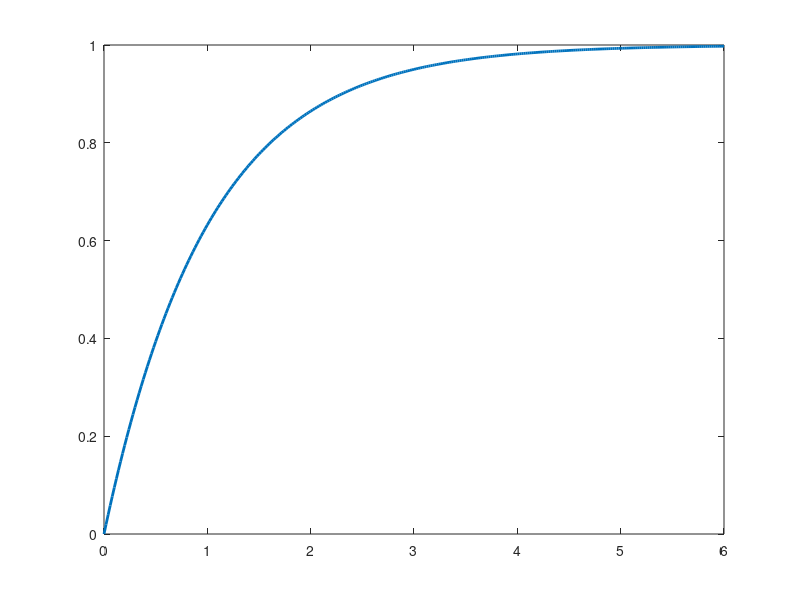

This chart was generated by the following MATLAB code: (Note: this script raises an error after producing the figure.)
%% 2주차 — 모델링: 물리 법칙에서 전달함수까지
% **제어시스템설계** · 충남대학교 자율운항시스템공학과
%
%
% **참고자료 — 먼저 볼 것**
%
% **1. 올해(2026) 수업 — 항상 이 두 곳에 올라옵니다**
%
% | 무엇 | 어디 |
% |---|---|
% | **수업 녹화 영상** | [충남대 제어시스템설계 2026 재생목록](https://youtube.com/playlist?list=PLJYbwklUIAsQ) |
% | **실습 자료 전체** (이 강의노트 포함) | [GitHub — Control-System-Design_Released](https://github.com/wkyouncnu/Control-System-Design_Released) |
%
% 수업이 끝나면 그날 녹화가 재생목록에 올라가고, 자료를 고치면 GitHub 이 곧바로 갱신됩니다.
% **빠진 수업이 있거나 따라가지 못한 곳이 있으면 이 둘을 먼저 보십시오.**
% 강의노트 · 실습 스크립트 · Simulink 모델 · 숙제가 모두 GitHub 에 있습니다.
%
% **2. 담당교수가 직접 한 강의 다섯 과목**
%
% 기초부터 대학원 과정까지 이어지므로 부족한 곳부터 보면 됩니다.
% 이 강의에서 쓰는 기호와 유도는 모두 그 안에서 자세히 다룹니다.
%
% | # | 과목 | 수준 | 언어 | 영상 | 강의자료·코드 |
% |---|---|---|---|---|---|
% | 1 | **제어공학** — 기초. 전달함수, 피드백, 안정도, 근궤적, PID | 학부 | KO | [재생목록](https://youtube.com/playlist?list=PLFaUxNRM4BvJMpF9HZS-Mp8tDv9dTdglk) | [드라이브](https://drive.google.com/drive/folders/1TNIPDNtS_Iy8li-olka5WJslSXDYf0aT) |
% | 2 | **제어시스템설계** — 해석이 아니라 설계. 사양, 루프 성형, 이산 구현 | 학부 | KO | [재생목록](https://youtube.com/playlist?list=PLFaUxNRM4BvIGroZ5rgn7x08F7C79d9WZ) | [드라이브](https://drive.google.com/drive/folders/11m5Xxl_PHJvxgHghLSP-jhCpmRpbvoXh) |
% | 3 | **제어공학특론** — 좌표계, 6자유도 운동방정식, 회전행렬과 오일러각, 선형화 | 대학원 | EN | [재생목록](https://youtube.com/playlist?list=PLFaUxNRM4BvJmvF2ljx4KM5dj1P5jEcw0) | [드라이브](https://drive.google.com/drive/folders/1GUxbbONl916lNd0ggnFnXrNwNkd13-2-) |
% | 4 | **센서신호처리 및 융합** — 센서 모델, 잡음, 추정, 다중센서 융합 | 대학원 | EN | [재생목록](https://youtube.com/playlist?list=PLFaUxNRM4BvK-aP2Gdoyp5-AWvMn7Fo8E) | [드라이브](https://drive.google.com/drive/folders/1MEVJP7TzMcm8w6TZwUjhWJtL34WeNY3u) |
% | 5 | **캡스톤디자인** — 이동체 프로젝트를 처음부터 끝까지 | 학부 | KO | [재생목록](https://youtube.com/playlist?list=PLFaUxNRM4BvLu7L0pDoLzDXTv8mm6rCmj) | [드라이브](https://drive.google.com/drive/folders/1haIQejlJfrdhtOuof-MpffR9ydVscXZS) |
%
% **3. MATLAB 이나 Simulink 가 아직 익숙하지 않다면**
%
% 실습에 들어가기 전에 아래를 먼저 하십시오. 무료이고 각각 몇 시간이면 끝납니다.
%
% | 도구 | 시작할 곳 |
% |---|---|
% | MATLAB | [MATLAB Onramp](https://matlabacademy.mathworks.com/kr/details/matlab-onramp/gettingstarted) · [Core MATLAB Skills](https://matlabacademy.mathworks.com/details/core-matlab-skills/lpmlcms) |
% | Simulink | [Simulink Onramp](https://matlabacademy.mathworks.com/kr/details/simulink-onramp/simulink) · 담당교수 Simulink 강의 [1편](https://youtu.be/a-afHg_fSaU) · [2편](https://youtu.be/070Yn0Hw5a0) |
%
%
%
% 1주차에서 $G(s) = \frac{1}{ms^2+bs+k}$ 를 하늘에서 떨어진 것처럼 유도 없이 받아 썼습니다.
% 이번 주에는 이 물건이 **어디서 오는지**, 그리고 이것만 보고 무엇을 알 수 있는지를 다룹니다.
%
% 오늘의 질문
%
% - 물리 법칙에서 전달함수까지 가는 길은 어떤 단계인가
% - 전달함수를 보면 시스템에 대해 무엇을 알 수 있는가
% - 극점과 영점은 정확히 무엇이고 왜 그렇게 중요한가
% - 전달함수가 표현하지 못하는 것이 있는가
%
% 함께 쓰는 파일
%
% - `W02_01_tf_basics.m` — 전달함수 만들기, 극점과 응답의 대응
% - `W02_02_msd_derivation.m` — 물리에서 전달함수 유도, 극점의 이동
% - `W02_03_run_simulink.m` — Simulink 세 가지 구현 비교
% - `W02_04_ss_tf_conversion.m` — `ss2tf`, `tf2ss` 로 상태공간과 전달함수 오가기
% - `W02_MSD_ThreeWays.slx` — 블록선도 모델
if isempty(which('plant_msd'))   % 경로가 아직 등록 안 되었으면 알아서 잡는다
    p_ = pwd;
    if ~isempty(mfilename('fullpath')), p_ = fileparts(mfilename('fullpath')); end
    for k_ = 1:4
        if isfile(fullfile(p_,'setup_path.m')), run(fullfile(p_,'setup_path.m')); break; end
        p_ = fileparts(p_);
    end
    clear p_ k_
end
clc; close all;
s = tf('s');
%% 0-0. 오늘 돌려 볼 파일
% 강의노트를 읽다가 **직접 값을 바꿔 보고 싶을 때** 여는 파일들입니다.
% 강의노트의 절 번호와 스크립트의 절 번호가 서로 맞도록 만들어 두었습니다.
%
% | 파일 | 실행 결과 | 학습 목표 |
% |---|---|---|
% | `W02_01_tf_basics.m` | 전달함수 만드는 세 가지 방법, 극점·영점 표, `pzmap` | 표기가 달라도 **같은 시스템**이다 |
% | `W02_02_msd_derivation.m` | 댐퍼 $b$ 를 바꿔 가며 극점 이동과 계단응답 | 댐퍼가 극점을 **어디로 옮기는가** |
% | `W02_03_run_simulink.m` | Simulink 세 방식의 결과를 MATLAB 계산과 대조 | 셋이 **완전히 겹친다** |
% | `W02_04_ss_tf_conversion.m` | `ss2tf` 손계산 대조, `tf2ss` 표준형, 세 실현의 출력·상태 비교 | 전달함수는 하나, 상태공간 표현은 **여럿**이다 |
% | `W02_MSD_ThreeWays.slx` | 적분기·전달함수·상태공간을 같은 입력으로 구동 | 같은 것의 **세 가지 표현** |
%
% 실행하는 법 — 파일을 열고 절 안에서 `Ctrl+Enter` 를 누르면 그 절만 돕니다.
% 전체를 돌리려면 `F5` 입니다. 처음 한 번은 `setup_path` 를 먼저 실행하십시오.
%
% 이 강의노트의 그림은 대부분 `make_figures.m` 이 미리 만들어 문서에 박아 둔 것입니다.
% 그림을 고치고 싶으면 그 파일의 해당 함수를 고친 뒤 `make_figures()` 를 다시 돌립니다.
%% 0. 오늘 한 장 요약
% 오늘 하는 일은 이 화살표를 따라가는 것입니다.
%
% $$\text{물리 법칙} \rightarrow \text{미분방정식} \rightarrow
%   \text{라플라스 변환} \rightarrow \text{전달함수}$$
%
% **전달함수**란 "이렇게 넣으면 저렇게 나온다" 를 식 하나로 적어 둔 것입니다.
% 아래 그림에서 상자 $G(s)$ 안에 들어가는 것이 바로 그것입니다.
%
% 오늘의 계단
%
% - **1~5절** 네 단계를 질량-스프링-댐퍼에 적용
% - **6~8절** 극점이 무엇이고 왜 응답을 결정하는가
% - **9~11절** 댐퍼를 바꾸면 극점이 어디로 가는가, 영점은 무슨 일을 하는가
% - **13절** Simulink 로 같은 시스템을 세 가지 방법으로 만들어 겹쳐 보기
%
% 오늘 딱 하나만 기억한다면 이것입니다.
%
% - **극점의 위치가 응답의 모양을 정한다**
% ![개루프 — 출력을 보지 않는다](loop_open.png)
%
% **그림 파일** `loop_open.png` — `common/dg_loop.m` 의 `dg_loop`
%   · 다시 만들려면 `make_figures('loop_open')`
%
% **만드는 곳** — `common/dg_loop.m` 을 `dg_loop('open', ...)` 로 부릅니다
%
% 그림 해석
%
% | 관찰 위치 | 관찰 내용 | 해석 |
% |---|---|---|
% | 왼쪽 $u$ | 우리가 넣는 것 | 오늘은 이것과 $y$ 의 관계만 본다 |
% | 가운데 $G(s)$ 상자 | 플랜트 | **오늘 우리가 만드는 것이 이 상자 하나**다 |
% | 오른쪽 $y$ | 나오는 것 | |
% | 되먹임 선이 **없는 것** | 루프가 안 닫혀 있다 | 전달함수는 **열린 시스템**의 성질이다 |
%
% 1주차에서는 이 그림과 폐루프를 비교했습니다.
% 오늘은 **상자 하나를 어떻게 채우는가**만 봅니다. 되먹임은 다음 주부터입니다.
%% 0-1. 가장 작은 예부터
% 이해를 돕기 위해 제일 쉬운 것부터 봅니다.
%
% $$G(s) = \frac{1}{s+1}$$
%
% 이 전달함수의 극점은 $s = -1$ 하나뿐입니다.
% 극점이 하나면 응답도 아주 단순합니다. 단조롭게 올라가 멈춥니다.
G_tiny = 1/(s+1);
pole(G_tiny)         % 극점 하나
dcgain(G_tiny)       % DC 이득. 천천히 넣으면 그대로 나온다
t0 = (0:0.02:6)';
plot(t0, step(G_tiny, t0), 'LineWidth', 2); hold on;
yline(1, 'k--'); grid on;
xlabel('시간 [s]'); ylabel('출력');
legend('출력', '최종값', 'Location', 'southeast');
title('극점 하나짜리 시스템 : 올라가서 멈춘다');
%% 0-2. 극점을 옮겨 보면
% 극점 위치만 바꿔도 응답이 이렇게 달라집니다.
% 오늘 배울 것을 한 그림으로 미리 보는 셈입니다.
figure;
tiledlayout(1,2,'TileSpacing','compact');
nexttile
hold on; grid on;
for p = [0.5 1 2 4]
    plot(-p, 0, 'x', 'MarkerSize', 12, 'LineWidth', 2, ...
         'DisplayName', sprintf('극점 = %g', -p));
end
xline(0,'k-','HandleVisibility','off'); yline(0,'k-','HandleVisibility','off');
xlim([-5 1]); ylim([-1 1]);
xlabel('실수부'); ylabel('허수부');
title('극점을 왼쪽으로 옮기면');
legend('Location','best');
nexttile
hold on; grid on;
for p = [0.5 1 2 4]
    plot(t0, step(p/(s+p), t0), 'LineWidth', 2, ...
         'DisplayName', sprintf('극점 = %g', -p));
end
yline(1,'k--','HandleVisibility','off');
xlabel('시간 [s]'); ylabel('출력');
title('응답이 빨라진다');
legend('Location','southeast');
%% 1. 왜 모델이 필요한가
% 제어기를 설계하려면 "이렇게 넣으면 저렇게 반응한다"는 것을 알아야 합니다.
% 그 지식을 수학으로 적어 놓은 것이 모델입니다.
%
% 모델 없이 시행착오로 맞출 수도 있고 현장에서 실제로 그렇게 하기도 합니다.
% 하지만 이럴 때는 불가능합니다.
%
% - 위험하다 — 항공기
% - 비싸다 — 선박
% - 느리다 — 화학공정
%
% 그리고 모델이 있으면 시행착오로는 절대 알 수 없는 것을 알 수 있습니다.
% 예를 들어 **이득을 얼마까지 키우면 불안정해지는가** 같은 질문에 미리 답할 수 있습니다.
%% 2. 모델링의 네 단계
% 어떤 시스템이든 절차는 똑같습니다.
%
% - 물리 법칙을 적는다 — 뉴턴 법칙, 키르히호프 법칙 등
% - 미분방정식으로 정리한다
% - 라플라스 변환한다 — 초기조건은 $0$ 으로 둔다
% - 출력을 입력으로 나눠 전달함수를 얻는다
%
% 1~2 는 동역학이고 3~4 가 제어공학입니다. 하지만 1~2 가 틀리면 그 뒤가 전부
% 무의미해집니다. **모델링이 제어 설계보다 어려운 경우가 많습니다.**
%
% ![물리에서 전달함수까지 — 네 단계](modeling_steps.png)
%
% **그림 파일** `modeling_steps.png` — `common/dg_modeling_steps.m` 의 `dg_modeling_steps`
%   · 다시 만들려면 `make_figures('modeling_steps')`
%
% **만드는 곳** — `make_figures.m` 의 `dg_modeling_steps`
% **직접 밟아 보려면** — `W02_02_msd_derivation.m` 을 처음부터 끝까지 실행
%
% 그림 해석
%
% | 관찰 위치 | 관찰 내용 | 해석 |
% |---|---|---|
% | 첫 칸 장치 그림 | 무엇이 어디에 붙어 있나 | 부호를 정하는 자리. 여기서 틀리면 끝까지 틀린다 |
% | 둘째 칸 자유물체도 | 질량 하나에 걸리는 힘만 | 남의 힘을 그리지 않는다 |
% | 셋째 칸 미분방정식 | 시간 $t$ 의 함수 | 아직 풀기 어렵다 |
% | 넷째 칸 전달함수 | $s$ 의 함수 | 곱하고 나누기만 하면 된다 |
% | 칸 사이 화살표 | 힘을 센다 / F=ma / 라플라스 | 각 단계에서 하는 일이 하나씩뿐이다 |
%
% 이 순서를 **건너뛰지 않는 것**이 요령입니다.
% 그림 없이 식부터 쓰면 힘의 방향을 반드시 한 번은 틀립니다.
% 아래 3~5 절에서 이 네 칸을 하나씩 밟습니다.
%% 3. 1단계 — 장치를 그림으로 그린다
% 식부터 쓰지 마십시오. **먼저 그림을 그립니다.**
%
% 질량 $m$ 인 물체가 스프링 $k$ 와 댐퍼 $b$ 로 벽에 매달려 있고, 힘 $F(t)$ 를 가합니다.
% 오른쪽으로 움직인 거리를 $x(t)$ 라 하고, **오른쪽을 $+$** 로 잡습니다.
%
% 부호를 어디로 잡을지 여기서 정해 두어야 뒤가 안 꼬입니다.
% ![질량-스프링-댐퍼 장치 그림](msd_only.png)
%
% **그림 파일** `msd_only.png` — `common/dg_msd.m` 의 `dg_msd`
%   · 다시 만들려면 `make_figures('msd_only')`
%
% **만드는 곳** — `common/dg_msd.m` 을 `dg_msd('system')` 으로 부릅니다
% **직접 확인해 보려면** — `W02_02_msd_derivation.m` 의 **1절**
%
% 그림 해석
%
% | 관찰 위치 | 관찰 내용 | 해석 |
% |---|---|---|
% | 왼쪽 빗금 벽 | 고정된 곳 | 위치 $x$ 를 재는 기준 |
% | 스프링 $k$ | 늘어난 만큼 되당긴다 | 위치에 비례하는 힘 |
% | 댐퍼 $b$ | 빠를수록 세게 막는다 | 속도에 비례하는 힘 |
% | 질량 $m$ 상자 | 힘을 받아 움직이는 몸통 | $F = ma$ 를 쓰는 대상이 이 하나뿐 |
% | 위쪽 $x(t)$ 화살표 | 오른쪽이 $+$ | **여기서 부호를 정한다** |
% | 오른쪽 빨간 $F(t)$ | 우리가 넣는 힘 | 입력 |
%
% 부품이 셋뿐인데 왜 2차가 되는가 — **에너지를 저장하는 곳이 둘**이기 때문입니다.
% 스프링(위치에너지)과 질량(운동에너지)입니다. 댐퍼는 저장하지 않고 버립니다.
%% 3-1. 2단계 — 자유물체도를 그린다
% 자유물체도란 **물체 하나만 떼어 내서 그 물체에 걸리는 힘만** 그린 그림입니다.
% 여기서 부호를 틀리면 그 뒤가 전부 틀립니다.
% ![자유물체도 : 질량 하나에 걸리는 힘](msd_freebody.png)
%
% **그림 파일** `msd_freebody.png` — `common/dg_msd.m` 의 `dg_msd`
%   · 다시 만들려면 `make_figures('msd_freebody')`
%
% **만드는 곳** — `common/dg_msd.m` 을 `dg_msd('freebody')` 로 부릅니다
% **직접 확인해 보려면** — `W02_02_msd_derivation.m` 의 **1절**
%
% 그림 해석 — **화살표 방향을 그대로 부호로 옮기면 식이 됩니다**
%
% | 관찰 위치 | 관찰 내용 | 해석 |
% |---|---|---|
% | 가운데 상자 | 질량 $m$ 하나만 | **다른 부품은 안 그린다.** 그 힘만 화살표로 |
% | 파란 화살표 $kx$ | **왼쪽**을 향한다 | 되당기는 힘. 식에서 $-kx$ |
% | 초록 화살표 $b\,dx/dt$ | 역시 왼쪽 | 속도를 막는 힘. 식에서 $-b\dot{x}$ |
% | 빨간 화살표 $F(t)$ | 오른쪽 | 우리가 미는 힘. 식에서 $+F$ |
% | 오른쪽 아래 $+$ 방향 표시 | 오른쪽이 양수 | 앞 그림의 약속과 같아야 한다 |
% | 위쪽 식 | $ma = F - kx - b\,dx/dt$ | 화살표를 그대로 적은 것 |
%
% **자유물체도를 먼저 그리는 이유**가 여기 있습니다.
% 그림 없이 식부터 쓰면 부호를 반드시 한 번은 틀립니다.
%% 3-2. 힘을 하나씩 세어 본다
% 물체에 걸리는 힘은 셋입니다.
%
% - **가한 힘** $+F(t)$ — 우리가 오른쪽으로 미는 힘
% - **스프링 복원력** $-k\,x$ — 늘어난 만큼 되돌리려 한다. 그래서 부호가 $-$
% - **댐퍼 저항력** $-b\,\dot{x}$ — 빠를수록 세게 방해한다. 그래서 부호가 $-$
%
% 스프링은 **위치**에, 댐퍼는 **속도**에 비례한다는 점이 중요합니다.
%
% - 물체가 멈춰 있으면 댐퍼는 아무 일도 안 한다 ($\dot{x} = 0$)
% - 물체가 제자리에 있으면 스프링은 아무 일도 안 한다 ($x = 0$)
%
% 이제 뉴턴의 제2법칙을 씁니다. "힘의 합 = 질량 $\times$ 가속도" 입니다.
%
% $$F - k\,x - b\,\dot{x} \;=\; m\,\ddot{x} \qquad (\text{왼쪽이 힘의 합})$$
%
% 항을 옮겨 정리하면 이렇게 됩니다.
%
% $$m\,\ddot{x} + b\,\dot{x} + k\,x = F$$
%
% **여기서 잠깐 멈춥시다.**
%
% - 이 식은 $x$ 에 대한 **2계** 미분방정식이다 (가장 높은 미분이 $\ddot{x}$)
% - 뉴턴 법칙에 가속도가 들어 있으니 당연한 결과다
% - 그리고 이 "2계" 라는 사실이 곧 **극점이 두 개** 라는 뜻이 된다
m = 1.0;   b = 0.2;   k = 1.0;    % 질량 [kg], 감쇠 [N s/m], 스프링 [N/m]
%
% 세운 식은 $m\ddot{x} + b\dot{x} + kx = F$ 이고,
% 가장 높은 미분이 2계이므로 **극점이 2 개**입니다.
%% 4. 3단계 — 라플라스 변환
% 미분방정식은 그대로는 풀기 까다롭습니다.
% 라플라스 변환을 하면 **미분이 곱셈으로 바뀝니다.** 그것이 전부입니다.
%
% 필요한 성질은 딱 두 개입니다.
%
% $$\mathcal{L}\{\dot{x}(t)\} = s\,X(s) - x(0)$$
%
% $$\mathcal{L}\{\ddot{x}(t)\} = s^2 X(s) - s\,x(0) - \dot{x}(0)$$
%% 4-0. 이 두 줄은 어디서 왔는가 — 부분적분 한 번
% 외우지 않아도 됩니다. **정의에 넣고 부분적분을 한 번** 하면 나옵니다.
%
% 라플라스 변환의 정의는 이것뿐입니다.
%
% $$X(s) \;=\; \mathcal{L}\{x(t)\} \;=\; \int_{0}^{\infty} x(t)\,e^{-st}\,dt$$
%
% $\dot{x}$ 를 넣어 봅니다.
%
% $$\mathcal{L}\{\dot{x}(t)\} = \int_{0}^{\infty} \dot{x}(t)\,e^{-st}\,dt$$
%
% 부분적분 $\int u\,dv = uv - \int v\,du$ 에서 $u = e^{-st}$, $dv = \dot{x}\,dt$ 로 놓으면
% $v = x(t)$ 이고 $du = -s\,e^{-st}dt$ 이므로
%
% $$\mathcal{L}\{\dot{x}\}
%   = \left[\,x(t)\,e^{-st}\,\right]_{0}^{\infty}
%     + s\int_{0}^{\infty} x(t)\,e^{-st}\,dt$$
%
% 두 덩어리를 하나씩 봅니다.
%
% | 덩어리 | 값 | 왜 |
% |---|---|---|
% | $t \to \infty$ 에서 $x\,e^{-st}$ | $0$ | $e^{-st}$ 가 $0$ 으로 간다 (안정한 신호라면) |
% | $t = 0$ 에서 $x\,e^{-st}$ | $x(0)$ | $e^{0}=1$ 이므로 $x(0)$. **빼는 쪽**이다 |
% | 남은 적분 | $X(s)$ | 정의 그대로다 |
%
% 그러므로
%
% $$\mathcal{L}\{\dot{x}\} = 0 - x(0) + s\,X(s) = s\,X(s) - x(0)$$
%
% **둘째 줄은 이것을 두 번 쓰면 됩니다.** $\ddot{x}$ 를 $\dot{x}$ 의 미분으로 보고
%
% $$\mathcal{L}\{\ddot{x}\} = s\,\mathcal{L}\{\dot{x}\} - \dot{x}(0)
%   = s\left(s X(s) - x(0)\right) - \dot{x}(0)
%   = s^2 X(s) - s\,x(0) - \dot{x}(0)$$
%
% **$s$ 가 하나씩 붙는 것이 보입니다.** 미분할 때마다 $s$ 를 곱하고,
% 초기조건이 하나씩 떨어져 나옵니다. 그것이 이 두 줄의 전부입니다.
%% 4-0-1. 그래서 초기조건을 0 으로 두는 것이다
% 전달함수를 구할 때는 **초기조건을 전부 $0$** 으로 둡니다.
% 시스템이 가만히 있다가 시작한다고 보는 것입니다. 그러면 아주 단순해집니다.
%
% $$\mathcal{L}\{\dot{x}\} = s\,X(s), \qquad \mathcal{L}\{\ddot{x}\} = s^2 X(s)$$
%
% 즉 **한 번 미분할 때마다 $s$ 를 한 번 곱한다** 는 뜻입니다.
%% 4-1. 항별로 하나씩 변환해 보기
% 이해를 돕기 위해 왼쪽부터 한 항씩 바꿔 봅니다.
%
% | 시간 영역 | 라플라스 영역 | 이유 |
% |---|---|---|
% | $m\,\ddot{x}(t)$ | $m\,s^2 X(s)$ | 두 번 미분 $\rightarrow$ $s$ 두 번 |
% | $b\,\dot{x}(t)$ | $b\,s\,X(s)$ | 한 번 미분 $\rightarrow$ $s$ 한 번 |
% | $k\,x(t)$ | $k\,X(s)$ | 미분 없음 $\rightarrow$ 그대로 |
% | $F(t)$ | $F(s)$ | 미분 없음 $\rightarrow$ 그대로 |
%
% 이제 세 줄을 그대로 더합니다.
%
% $$m\,s^2 X(s) + b\,s\,X(s) + k\,X(s) = F(s)$$
%
% $X(s)$ 로 묶으면
%
% $$\left(m s^2 + b s + k\right) X(s) = F(s)$$
%
% 여기가 라플라스 변환의 진가가 드러나는 지점입니다.
% **미분방정식이 단순한 곱셈이 되었습니다.**
%% 5. 4단계 — 전달함수
% 출력을 입력으로 나누면 끝입니다.
%
% $$G(s) = \frac{X(s)}{F(s)} = \frac{1}{m s^2 + b s + k}$$
%
% 값을 넣으면
%
% $$G(s) = \frac{1}{s^2 + 0.2\,s + 1}$$
%
% 이것이 1주차에서 유도 없이 받아 썼던 그 식입니다. 이제 어디서 왔는지 알게 되었습니다.
%
% **전달함수를 읽는 법**
%
% - **분모**를 $0$ 으로 놓은 것이 특성방정식 $\rightarrow$ 그 근이 **극점**
% - 극점이 응답의 모양(빠르기, 진동)을 정한다
% - **분자**의 근이 **영점**. 여기서는 분자가 상수라 영점이 없다
G = plant_msd(m, b, k)
%%
pole(G)'        % 극점 두 개. 영점은 분자가 상수라 없다
dcgain(G)       % DC 이득 = 1/k
%% 5-1. 네 단계를 한 장으로
% 지금 한 것을 다시 정리하면 이렇습니다.
%
% | 단계 | 수행 내용 | 결과 |
% |---|---|---|
% | 1 | 장치를 그린다 | 그림 |
% | 2 | 자유물체도로 힘을 센다 | $m\ddot{x} + b\dot{x} + kx = F$ |
% | 3 | 라플라스 변환 (초기조건 $0$) | $(ms^2+bs+k)X = F$ |
% | 4 | 출력 나누기 입력 | $G(s) = 1/(ms^2+bs+k)$ |
%
% **어떤 시스템이든 이 네 단계입니다.** RC 회로도, DC 모터도, 진자도 똑같습니다.
%% 5-1-0. `zpk` — 전달함수를 만드는 세 번째 방법
% 1주차에서 전달함수를 만드는 방법 두 가지를 배웠습니다.
%
% - `tf(num, den)` — 계수를 벡터로
% - `s` 연산자 — 식을 그대로
%
% 세 번째가 있습니다. **극점과 영점을 직접 주는 방법**입니다.
%
% - **하는 일** — 영점, 극점, 이득으로 전달함수를 만든다
% - **입력** — `zpk(영점벡터, 극점벡터, 이득)`
% - **출력** — 전달함수 객체. `tf` 로 만든 것과 똑같이 쓸 수 있다
%
% 왜 이런 방법이 따로 있는가
%
% - 오늘 배웠듯이 **응답을 정하는 것은 극점과 영점**입니다
% - 그런데 `tf` 로 만들면 그것이 계수 뒤에 숨습니다
% - `zpk` 는 **보고 싶은 것을 그대로 적는** 방식입니다
% - 6~7주차 설계에서 "극점을 여기 놓고 싶다" 고 할 때 편합니다
%
% 주의
%
% - 영점이 없으면 **빈 벡터** `[]` 를 줍니다. `0` 을 주면 원점에 영점이 생깁니다
% - 세 번째 인자는 DC 이득이 **아니라** 최고차항의 계수입니다. 혼동하기 쉽습니다
% - `zpk(G)` 처럼 전달함수를 넣으면 **극영점 꼴로 바꿔서** 보여 줍니다.
%   극점을 눈으로 확인할 때 이 형태가 훨씬 읽기 좋습니다
%
% 세 방법이 정말 같은 것을 만드는지 확인해 봅니다.
G_way1 = tf(1, [m b k]);              % 계수를 그대로 적는 방법
G_way2 = 1/(m*s^2 + b*s + k);         % s 연산자로 쓰는 방법
G_way3 = zpk([], roots([m b k]).', 1/m);   % 극점과 영점으로 쓰는 방법
pole(G_way1)'
pole(G_way2)'
pole(G_way3)'
%%
zpk(G_way1)          % zpk 로 보면 극점과 영점이 바로 보인다
%% 5-1-0-1. `zero` — 영점을 꺼내는 명령
% 극점을 꺼내는 `pole` 은 1주차에서 배웠습니다. 짝이 되는 명령이 있습니다.
%
% - **하는 일** — 전달함수의 영점(분자의 근)을 돌려준다
% - **입력** — 전달함수
% - **출력** — 영점을 담은 열벡터. **없으면 빈 벡터**
%
% 주의
%
% - MSD 처럼 분자가 상수면 영점이 없어 `zero(G)` 가 **빈 벡터**를 돌려줍니다.
%   오류가 아닙니다
% - `zeros(2,3)` (0 으로 채운 행렬을 만드는 명령) 과 **이름이 비슷하니 주의**하십시오.
%   `zero` 는 제어 명령, `zeros` 는 일반 행렬 명령입니다
numel(zero(G))            % MSD 의 영점 개수. 분자가 상수라 0 개
%%
G_withzero = (s + 2)*G;
zero(G_withzero)'         % 분자에 (s+2) 를 곱하면 영점이 하나 생긴다
%% 5-1-1. 극점을 손으로 구해 보기 — 근의 공식이면 끝
% 분모를 $0$ 으로 놓은 것이 특성방정식입니다.
%
% $$m s^2 + b s + k = 0$$
%
% 2차 방정식이니 근의 공식을 그대로 쓰면 됩니다.
%
% $$s = \frac{-b \pm \sqrt{b^2 - 4mk}}{2m}$$
%
% 여기서 **판별식 $b^2 - 4mk$ 의 부호**가 모든 것을 정합니다.
%
% | 조건 | 극점 | 응답 | 이름 |
% |---|---|---|---|
% | $b^2 < 4mk$ | 복소수 두 개 | 진동하며 감쇠한다 | 부족감쇠 |
% | $b^2 = 4mk$ | 실수 중근 | 진동 없이, 가장 빠르게 | 임계감쇠 |
% | $b^2 > 4mk$ | 실수 두 개 | 진동 없이, 느리게 | 과감쇠 |
%
% $m = 1$, $k = 1$ 이면 경계는 $b = 2$ 입니다. 숫자로 확인해 봅니다.
b_list = [0.2 1.0 2.0 3.0]';          % 감쇠를 바꿔 본다 (m = k = 1)
discriminant = b_list.^2 - 4;         % 판별식 b^2 - 4mk
pole1 = zeros(size(b_list));  pole2 = pole1;
for i = 1:numel(b_list)
    r = roots([1 b_list(i) 1]);
    pole1(i) = r(1);
    pole2(i) = r(2);
end
table(b_list, discriminant, pole1, pole2)
%%
% 판별식이 음수이면 부족감쇠(복소수 극점), $0$ 이면 임계감쇠,
% 양수이면 과감쇠(실수 극점 둘)입니다.
%% 5-1-2. 겉모습이 달라도 식이 같으면 같은 시스템입니다
% 질량-스프링-댐퍼와 RLC 회로는 생김새가 전혀 다른데 **식이 똑같습니다.**
%
% $$m\,\ddot{x} + b\,\dot{x} + k\,x = F \qquad \leftrightarrow \qquad
%   L\,\ddot{q} + R\,\dot{q} + \frac{1}{C}\,q = V$$
%
% 한 칸씩 대응시켜 보면 이렇습니다.
%
% | 기계 요소 | 전기 요소 | 역할 |
% |---|---|---|
% | 위치 $x$ | 전하 $q$ | 쌓이는 양 |
% | 속도 $\dot{x}$ | 전류 $i = \dot{q}$ | 흐르는 양 |
% | 질량 $m$ | 인덕턴스 $L$ | 변화를 싫어한다 (관성) |
% | 댐퍼 $b$ | 저항 $R$ | 에너지를 버린다 |
% | 스프링 $k$ | $1/C$ | 되돌리려 한다 |
% | 힘 $F$ | 전압 $V$ | 밖에서 넣는 것 |
%
% **이 표가 왜 좋은가**
%
% - 한 시스템을 이해하면 다른 시스템은 공짜로 이해된다
% - 이 과목에서 배우는 것은 특정 장치가 아니라 **식의 성질**이다
% - 그래서 배 · 드론 · 로봇 · 화학공정에 전부 같은 방법이 통한다
% ![RLC 회로 : 인덕터(관성)와 커패시터(스프링)가 둘 다 있어 2차가 된다](rlc_circuit.png)
%
% **그림 파일** `rlc_circuit.png` — `common/dg_rc.m` 의 `dg_rc('rlc')`
%   · 다시 만들려면 `make_figures('rlc_circuit')`
%
% **만드는 곳** — `common/dg_rc.m`. 인수 없이 `dg_rc()` 로 부르면
% 인덕터가 빠진 **1차 RC 회로**가 나옵니다 (같은 절 앞쪽 그림)
%
% 그림 해석 — **MSD 와 하나씩 짝을 지어 보십시오**
%
% | 회로 부품 | MSD 의 대응 요소 | 대응 근거 |
% |---|---|---|
% | 인덕터 $L$ | **질량 $m$** | 전류가 갑자기 못 바뀐다 = 관성 |
% | 커패시터 $C$ | **스프링 $k$** | 전하를 모아 두었다 되돌린다 |
% | 저항 $R$ | **댐퍼 $b$** | 에너지를 열로 버린다 |
% | 전압원 $V$ | **힘 $F$** | 우리가 넣는 것 |
% | 전류 $i_a$ | **속도 $\dot{x}$** | 흐르는 양 |
%
% 에너지를 저장하는 것이 $L$ 과 $C$ 로 **둘**이라 2차가 됩니다.
% MSD 와 완전히 같은 이유입니다.
%
% **이것이 이 과목이 쓸 만한 이유입니다.** 기계든 전기든 유체든,
% 식이 같으면 **같은 도구로 다룹니다.**
%%
% 앞에서 본 RC 회로에는 커패시터만 있었습니다. 그래서 1차였습니다.
% 여기에 인덕터를 더하면 저장하는 곳이 둘이 되어 **2차**가 되고, 그때부터 진동합니다.
%
% - 저장하는 곳이 하나 $\rightarrow$ 1차 $\rightarrow$ 진동 없음
% - 저장하는 곳이 둘   $\rightarrow$ 2차 $\rightarrow$ 서로 주고받으며 진동 가능
%
% 그네가 흔들리는 것도 같은 이유입니다. 위치에너지와 운동에너지가 서로 주고받습니다.
%
% $$L\,\frac{d^2 q}{dt^2} + R\,\frac{dq}{dt} + \frac{1}{C}\,q = V(t)$$
L_ = 1;   R_ = 0.4;   Cc_ = 1;        % 인덕턴스, 저항, 커패시턴스
G_rlc = tf(1, [L_ R_ 1/Cc_]);
pole(G_rlc)'          % 복소수. 즉 진동한다
t_rlc = (0:0.02:25)';
plot(t_rlc, step(G_rlc, t_rlc), 'LineWidth', 2); hold on;
plot(t_rlc, step(tf(1,[1 1]), t_rlc), '--', 'LineWidth', 2);
yline(1, 'k:'); grid on;
xlabel('시간 [s]'); ylabel('출력 (크기를 맞춘 값)');
legend('RLC (2차) — 흔들린다', 'RC (1차) — 안 흔들린다', '최종값', 'Location','southeast');
title('저장하는 곳이 둘이면 진동한다');
%% 5-2. 같은 절차를 RC 회로에 — 5 분이면 됩니다
% 생김새가 전혀 다른데 절차가 똑같다는 것을 바로 보여 드리겠습니다.
% ![RC 회로](rc_circuit.png)
%
% **그림 파일** `rc_circuit.png` — `common/dg_rc.m` 의 `dg_rc`
%   · 다시 만들려면 `make_figures('rc_circuit')`
%
% **만드는 곳** — `common/dg_rc.m` (`make_figures('rc_circuit')`)
%
% 그림 해석
%
% | 관찰 위치 | 관찰 내용 | 해석 |
% |---|---|---|
% | 부품이 $R$ 과 $C$ 둘뿐인 것 | 인덕터가 없다 | 에너지를 저장하는 것이 $C$ **하나**뿐 |
% | 그래서 | 1차 시스템 | 극점이 하나. **절대 진동하지 않는다** |
% | 앞의 RLC 와 비교 | $L$ 이 빠졌다 | 부품 하나가 차수를 하나 정한다 |
%
% 외울 규칙 하나 — **에너지를 저장하는 부품의 개수가 시스템의 차수**입니다.
%%
% - **1단계** 그림은 위와 같습니다
% - **2단계** 키르히호프 전압 법칙 : $v_{in} = R\,i + v_C$,
%   그리고 커패시터는 $i = C\,\frac{dv_C}{dt}$ 이므로
%
% $$R\,C\,\frac{dv_C}{dt} + v_C = v_{in}$$
%
% - **3단계** 라플라스 변환 (초기조건 $0$)
%
% $$R\,C\,s\,V_C(s) + V_C(s) = V_{in}(s)$$
%
% - **4단계** 출력 나누기 입력
%
% $$G(s) = \frac{V_C(s)}{V_{in}(s)} = \frac{1}{RCs + 1}$$
%
% 미분이 한 번뿐이라 **1계** 미분방정식이고, 따라서 **극점이 하나**입니다.
% $\tau = RC$ 를 시정수라고 부릅니다.
R_ = 1e3;   C_ = 100e-6;              % 저항 [ohm], 커패시턴스 [F]
G_rc = tf(1, [R_*C_ 1])
%%
tau = R_*C_           % 시정수 [s]
pole(G_rc)            % 극점 = -1/tau
t_rc = (0:0.001:0.6)';
plot(t_rc, step(G_rc, t_rc), 'LineWidth', 2); hold on;
yline(1, 'k--'); yline(0.632, 'r:'); xline(R_*C_, 'r:');
grid on; xlabel('시간 [s]'); ylabel('v_C [V]');
legend('응답', '최종값', 't = \tau 에서 63 %', 'Location','southeast');
title('1계 미분방정식 -> 극점 하나 -> 진동 없이 올라가서 멈춘다');
%% 6. 2차 표준형 — $\omega_n$ 과 $\zeta$
% 제어공학에서는 2차 시스템을 항상 이 형태로 놓고 이야기합니다.
%
% $$G(s) = \frac{\omega_n^2}{s^2 + 2\zeta\omega_n s + \omega_n^2}$$
%
% 우리 식을 $s^2$ 계수가 $1$ 이 되도록 정리하고 분모끼리 비교하면
%
% $$\omega_n = \sqrt{\frac{k}{m}}, \qquad \zeta = \frac{b}{2\sqrt{mk}}$$
%
% 물리적으로 읽으면
%
% - $\omega_n$ **고유진동수** — 스프링이 셀수록, 질량이 가벼울수록 빨리 흔들린다
% - $\zeta$ **감쇠비** — 댐퍼가 셀수록 진동이 빨리 죽는다
%
% 그런데 이 두 숫자가 **$s$ 평면의 어디**를 가리키는지 알아야 뒤가 편합니다.
% 극점을 극좌표로 보면 두 숫자가 그대로 보입니다.
%
% ![$\omega_n$ 은 거리, $\zeta$ 는 각도의 코사인](zeta_geo_05.png)
%
% **그림 파일** `zeta_geo_05.png` — `common/dg_zeta_geo.m` 의 `dg_zeta_geo`
%   · 다시 만들려면 `make_figures('zeta_geo_05')`
%
% **만드는 곳** — `make_figures.m` 의 `dg_zeta_geo(0.5, 1)`
% **다른 값으로 보려면** — 명령창에 `dg_zeta_geo(0.3, 2)` 처럼 직접 부르면 됩니다
%
% 그림 해석
%
% | 관찰 위치 | 관찰 내용 | 해석 |
% |---|---|---|
% | 파란 선의 길이 | $\omega_n = 1.00$ | 원점에서 극점까지의 거리 |
% | 파란 선과 실축의 각 $\theta$ | $60^\circ$ | $\zeta = \cos 60^\circ = 0.50$ |
% | 빨간 가로선 | $\sigma = 0.50$ | 실수부. 정착시간 $t_s \approx 4/\sigma = 8$ s |
% | 초록 세로선 | $\omega_d = 0.87$ | 허수부. 실제로 진동하는 진동수 |
% | 회색 점선 원 | 반지름 $\omega_n$ | 이 원 위에서는 $\omega_n$ 이 같다 |
% | 맨 아래 줄 | $\%OS = 16.3\%$ | 각도 하나로 정해진 값 |
%
% 읽을 것
%
% - $\omega_n$ 은 **원점에서 극점까지의 거리**다
% - $\zeta$ 는 그 선이 음의 실축과 이루는 각 $\theta$ 의 **코사인**이다
% - 실수부 $\sigma = \zeta\omega_n$ 이 **얼마나 빨리 사그라드는가**를 정한다
% - 허수부 $\omega_d = \omega_n\sqrt{1-\zeta^2}$ 가 **얼마나 빨리 흔들리는가**를 정한다
%
% 감쇠비를 줄이면 각이 벌어지고 오버슈트가 커집니다.
%
% ![감쇠비를 0.2 로 줄이면 각이 벌어진다](zeta_geo_02.png)
%
% **그림 파일** `zeta_geo_02.png` — `common/dg_zeta_geo.m` 의 `dg_zeta_geo`
%   · 다시 만들려면 `make_figures('zeta_geo_02')`
%
% **만드는 곳** — `common/dg_zeta_geo.m` 을 `dg_zeta_geo(0.2, 1)` 로 부릅니다
% **직접 바꿔 보려면** — 명령창에 `dg_zeta_geo(0.9, 1)` 처럼 직접 부르면 됩니다
%
% 그림 해석 — **앞 그림($\zeta = 0.5$)과 숫자를 견주어 보십시오**
%
% | 관찰 위치 | 관찰 내용 | 해석 |
% |---|---|---|
% | 파란 선의 길이 | $\omega_n = 1.00$ | 앞 그림과 **같다.** $\omega_n$ 은 안 바꿨다 |
% | 파란 선과 실축의 각 | $78$ 도 (앞은 $60$ 도) | $\zeta$ 가 작아지니 **각이 벌어졌다** |
% | 빨간 가로선 | $\sigma = 0.20$ (앞은 $0.50$) | 실수부가 작아져 **정착이 느려진다** |
% | 초록 세로선 | $\omega_d = 0.98$ (앞은 $0.87$) | 허수부가 커져 **더 빨리 진동한다** |
% | 회색 점선 원 | 반지름 $1$ | 앞 그림과 같은 원. 극점이 원 위를 미끄러진 것 |
% | 맨 아래 $\%OS$ | $52.7\%$ (앞은 $16.3\%$) | 각이 벌어진 만큼 오버슈트가 크다 |
% | 맨 아래 $t_s$ | $20.00$ s (앞은 $8$ s) | 실수부가 작아진 만큼 오래 걸린다 |
%
% **극점이 원 위를 미끄러졌을 뿐인데 두 성질이 동시에 나빠졌습니다.**
% $\zeta$ 를 줄이면 더 튀고 더 오래 걸립니다. 이것이 감쇠비의 뜻입니다.
%
% **4주차의 사양 공식과 6주차의 sgrid 가 전부 이 그림 한 장에서 나옵니다.**
% 오버슈트는 각도만, 정착시간은 실수부만 본다는 것이 여기서 바로 보입니다.
%
% **왜 굳이 이 두 숫자로 바꿔 쓰는가?**
%
% $m, b, k$ 는 세 개인데 $\omega_n, \zeta$ 는 두 개입니다.
% 응답의 모양을 결정하는 데는 두 개면 충분하기 때문입니다.
% 질량이 2배여도 스프링이 2배면 응답 모양은 똑같습니다.
%
% 4주차에서 배울 시간응답 사양은 전부 이 두 숫자로 기술됩니다.
damp(G)
%% 7. 극점과 영점
% 전달함수를 $G(s) = \frac{N(s)}{D(s)}$ 로 보면
%
% - **극점** (pole) — 분모를 $0$ 으로 만드는 $s$. $G(s)$ 가 무한대가 되는 지점
% - **영점** (zero) — 분자를 $0$ 으로 만드는 $s$. $G(s)$ 가 $0$ 이 되는 지점
%
% 분모를 $0$ 으로 놓은 식 $D(s)=0$ 을 **특성방정식**이라 하고 그 근이 극점입니다.
%
% "특성"이라는 이름이 붙은 이유가 있습니다. 시스템이 빠른지 느린지, 진동하는지
% 아닌지, 안정한지 불안정한지가 **전부 이 방정식의 근에서 결정**되기 때문입니다.
% 입력이 무엇이든 상관없습니다. 시스템 자체의 성격입니다.
%% 8. 왜 극점이 응답을 결정하는가
% 이유는 의외로 단순합니다. **부분분수 전개**를 해 보면 바로 보입니다.
%
% 극점이 $p_1$, $p_2$ 인 시스템의 응답을 라플라스 영역에서 쪼개면
%
% $$Y(s) = \frac{A}{s - p_1} + \frac{B}{s - p_2} + (\text{입력이 만든 항})$$
%
% 이 되고, 각 항을 시간 영역으로 되돌리면
%
% $$y(t) = A\,e^{p_1 t} + B\,e^{p_2 t} + \ldots$$
%
% 입니다. 즉 **극점 하나가 지수함수 항 하나**를 만듭니다.
% 이것을 **모드**라고 부릅니다.
%
% 그러면 극점 위치를 보고 응답을 읽을 수 있습니다.
% 극점을 $p = \sigma + j\omega$ 라고 쓰면
%
% $$e^{pt} = e^{\sigma t}\,e^{j\omega t}
%          = e^{\sigma t}\;\times\;(\cos\omega t + j\sin\omega t)$$
%
% 앞의 $e^{\sigma t}$ 가 **크기**를 맡고, 뒤의 $\cos$, $\sin$ 이 **흔들림**을 맡습니다.
%
% 이므로 두 부분이 각각 다른 일을 합니다.
%
% - **실수부 $\sigma$** — 크기를 정한다. 음수면 줄어들고 양수면 커진다
% - **허수부 $\omega$** — 흔들리는 빠르기를 정한다
% - 실수부가 하나라도 $0$ 보다 크면 그 항이 커지므로 **전체가 발산**한다
%
% 말로 하면 어렵습니다. 그림으로 봅니다.
% ![극점 위치와 응답 모양](polemap.png)
%
% **그림 파일** `polemap.png` — `common/dg_polemap.m` 의 `dg_polemap`
%   · 다시 만들려면 `make_figures('polemap')`
%
% **만드는 곳** — `common/dg_polemap.m` (`make_figures('polemap')`)
%
% 그림 해석 — **왼쪽의 번호와 오른쪽의 번호를 짝지어 보십시오**
%
% | 관찰 위치 | 관찰 내용 | 해석 |
% |---|---|---|
% | 왼쪽 그림의 분홍 영역 | 오른쪽 절반 | **여기 있으면 발산**한다 |
% | 왼쪽 세로축(허수부) | 얼마나 빨리 진동하는가 | $0$ 이면 안 진동한다 |
% | 왼쪽 가로축(실수부) | 얼마나 빨리 사라지는가 | 왼쪽일수록 빠르다 |
% | 극점 1 ($-0.5$, 실수) | 오른쪽 1번 : 느리게 사라짐 | 원점에 가까우니 느리다 |
% | 극점 2 ($-2$, 실수) | 오른쪽 2번 : 빠르게 사라짐 | 왼쪽으로 갔더니 빨라졌다 |
% | 극점 3 ($-0.5 \pm 2j$) | 오른쪽 3번 : 느리게 진동하며 사라짐 | 허수부가 생기니 **진동이 생겼다** |
% | 극점 4 ($-2 \pm 2j$) | 오른쪽 4번 : 빠르게 감쇠 | 왼쪽으로 가니 빨리 감쇠한다 |
% | 극점 5 ($0 \pm 2j$, 허수축 위) | 오른쪽 5번 : 계속 진동 | **줄지도 늘지도 않는다.** 안정 경계 |
% | 극점 6 (우반면) | 오른쪽 6번 : 진동하며 발산 | 화면 밖으로 나간다 |
%
% 이 그림 한 장이 앞으로 열두 주 동안 쓸 지도입니다.
% **왼쪽으로 갈수록 빠르고, 위아래로 갈수록 흔들리고, 오른쪽은 금지 구역**입니다.
%% 7-1. 극점을 옮기면 응답이 어떻게 변하는가
% 극점의 **실수부와 허수부를 따로** 움직여 보면 각각이 무엇을 정하는지 분명해집니다.
%
% ![실수부는 사그라드는 속도, 허수부는 흔들리는 속도](w02_pole_time.png)
%
% **그림 파일** `w02_pole_time.png` — `make_figures.m` 의 `fig_w02_pole_to_time`
%   · 다시 만들려면 `make_figures('w02_pole_time')`
%
% **만드는 곳** — `make_figures.m` 의 `fig_w02_pole_to_time`
%
% 그림 해석
%
% | 관찰 위치 | 관찰 내용 | 해석 |
% |---|---|---|
% | 왼쪽 위 세 쌍의 $\times$ | 같은 높이, 다른 가로 위치 | 허수부 고정, 실수부만 바꿈 |
% | 오른쪽 위 세 곡선 | 진동하는 **주기가 모두 같다** | 진동수는 허수부가 정한다 |
% | 오른쪽 위 봉투 | $\sigma$ 가 클수록 빨리 좁아진다 | 감쇠하는 속도는 실수부가 정한다 |
% | 왼쪽 아래 $\times$ | 같은 가로 위치, 다른 높이 | 실수부 고정, 허수부만 바꿈 |
% | 오른쪽 아래 세 곡선 | 봉투는 같고 촘촘함만 다르다 | 실수부가 같으면 감쇠하는 속도가 같다 |
%
% 위 두 칸 — 허수부를 고정하고 실수부만 왼쪽으로 옮기면
% **진동 주기는 그대로인데 봉투가 빨리 줄어듭니다.**
%
% 아래 두 칸 — 실수부를 고정하고 허수부만 올리면
% **사그라드는 속도는 그대로인데 더 촘촘히 흔들립니다.**
%
% 이것이 2차 응답을 읽는 전부입니다.
%
% $$y(t) \propto e^{-\sigma t}\cos(\omega_d t + \phi)
%   \qquad \sigma = \text{실수부}, \quad \omega_d = \text{허수부}$$
%
%% 8-0. 같은 것을 나란히 다시
% 위 그림을 좌우로 짝지어 보면 이렇게 됩니다.
% 왼쪽 열이 극점 위치, 오른쪽 열이 그 결과인 응답입니다.
cases = { '음의 실근 두 개',   1/((s+0.5)*(s+2))
          '복소근, 실수부 음수', 1/(s^2+0.6*s+4)
          '순허수근',           1/(s^2+4)
          '복소근, 실수부 양수', 1/(s^2-0.6*s+4)
          '양의 실근',          1/((s-0.5)*(s+2)) };
t2 = 0:0.01:15;
tiledlayout(5,2,'TileSpacing','compact')
for i = 1:5
    nexttile
    pl = pole(cases{i,2});
    plot(real(pl), imag(pl), 'x', 'MarkerSize',12, 'LineWidth',3); hold on
    xline(0,'k-','LineWidth',1.5); grid on
    xlim([-2.5 1.5]); ylim([-3 3]); ylabel('Imag')
    if i==1, title('극점 위치'); end
    nexttile
    plot(t2, impulse(cases{i,2}, t2), 'LineWidth',2); grid on
    if i==1, title('임펄스 응답'); end
    text(0.02,0.85, cases{i,1}, 'Units','normalized','FontSize',9)
end
%% 8-1. 한 문장으로 요약하면
% **허수축을 기준으로 극점이 왼쪽에 있으면 안정, 오른쪽에 하나라도 있으면 불안정입니다.**
%
% 이 한 문장이
%
% - 5주차 안정도 판별의 전부이고
% - 6주차 근궤적이 "이득을 바꾸면 극점이 어디로 움직이는가"를 그리는 이유이며
% - 12주차 극배치가 "극점을 원하는 곳에 놓겠다"고 하는 이유입니다
%
% 오늘 이것만 확실히 잡고 가면 됩니다.
%% 9. 댐퍼를 세게 하면 극점은 어디로 가는가
% 극점은 특성방정식 $ms^2+bs+k=0$ 의 근이므로 근의 공식을 쓰면
%
% $$s = \frac{-b \pm \sqrt{b^2-4mk}}{2m}$$
%
% 판별식의 부호에 따라 세 가지로 갈립니다.
%
% - $b^2 < 4mk$ 즉 $\zeta<1$ — 복소근 → **부족감쇠**, 진동하며 수렴
% - $b^2 = 4mk$ 즉 $\zeta=1$ — 중근 → **임계감쇠**, 진동 없이 가장 빠르게
% - $b^2 > 4mk$ 즉 $\zeta>1$ — 서로 다른 실근 → **과감쇠**, 진동 없지만 느리게
%
% $b$ 를 $0$ 부터 키우면서 극점이 그리는 자취를 따라가 봅니다.
% 두 극점은 허수축에서 출발해 반지름 $\omega_n$ 인 원을 따라 왼쪽으로 이동하다가,
% $s = -\omega_n$ 에서 만난 뒤 실축을 따라 좌우로 갈라집니다.
%
% ![댐퍼를 키우면 극점이 실축으로 모인다](w02_damper_sweep.png)
%
% **그림 파일** `w02_damper_sweep.png` — `make_figures.m` 의 `fig_damper_sweep`
%   · 다시 만들려면 `make_figures('w02_damper_sweep')`
%
% **만드는 곳** — `make_figures.m` 의 `fig_damper_sweep`
% **직접 바꿔 보려면** — `W02_02_msd_derivation.m` 의 **3절**에서
% `b` 목록을 바꿔 실행
%
% 그림 해석 — **왼쪽 $\times$ 와 오른쪽 곡선을 색으로 짝지으십시오**
%
% | 관찰 위치 | 관찰 내용 | 해석 |
% |---|---|---|
% | 왼쪽 회색 점선 원 | 반지름 $1$ | $\omega_n = 1$ 이 고정이라 극점이 이 원 위에 있다 |
% | 왼쪽 파란 $\times$ ($b=0.2$) | $-0.1 \pm 1.0j$, 허수축에 바짝 | 감쇠가 거의 없다 |
% | 왼쪽 빨간 $\times$ ($b=1.0$) | $-0.5 \pm 0.87j$ | 원 위를 미끄러져 내려왔다 |
% | 왼쪽 노란 $\times$ ($b=2.0$) | 실축 위 $-1$ 에 **하나로 겹친다** | **임계감쇠.** 원과 실축이 만나는 자리 |
% | 왼쪽 보라 $\times$ ($b=3.0$) | 실축 위 $-0.38$ 과 $-2.6$ 으로 갈라짐 | 원을 벗어나 좌우로 흩어진다 |
% | 왼쪽 전체 | 극점이 **원을 따라 미끄러지다 실축에서 갈라진다** | 댐퍼가 하는 일의 전부 |
% | 오른쪽 파란 곡선 | 첫 봉우리 $1.73$, 오래 진동한다 | 왼쪽 파란 $\times$ 와 짝 |
% | 오른쪽 노란 곡선 | 오버슈트 없이 가장 빨리 도달 | **임계감쇠가 가장 좋은 자리** |
% | 오른쪽 보라 곡선 | 오버슈트는 없지만 **더 느리다** | 과감쇠. 댐퍼가 너무 세면 오히려 느려진다 |
%
% **댐퍼를 키운다고 계속 좋아지지 않습니다.** $b = 2$ 가 최고이고
% 그보다 키우면 오히려 느려집니다. 4주차에서 이것을 $\zeta = 1$ 로 다시 만납니다.
b_sweep = linspace(0,4,400);
pp = zeros(2,numel(b_sweep));
for i=1:numel(b_sweep), pp(:,i) = roots([m b_sweep(i) k]); end
plot(real(pp(1,:)), imag(pp(1,:)), '.', 'MarkerSize',8); hold on
plot(real(pp(2,:)), imag(pp(2,:)), '.', 'MarkerSize',8)
for bm = [0.2 1.0 2.0 3.0]
    pm = roots([m bm k]);
    plot(real(pm), imag(pm), 'kx', 'MarkerSize',12, 'LineWidth',2)
    text(real(pm(1))+0.05, imag(pm(1))+0.08, sprintf('b=%.1f',bm), 'FontSize',9)
end
xline(0,'k-','LineWidth',1.5); grid on; axis equal
xlim([-4 0.5]); ylim([-1.5 1.5]); xlabel('Real'); ylabel('Imag')
title('b 를 0 에서 4 까지 키울 때 극점이 움직이는 길')
%% 9-1. 방금 우리가 한 것이 근궤적입니다
% 파라미터 하나를 바꾸면서 극점이 어디로 움직이는지 그린 이 그림이
% 바로 6주차에 배울 **근궤적**(root locus)입니다.
%
% - 6주차에서는 $b$ 대신 제어이득 $K$ 를 바꾼다
% - 그것 말고는 완전히 같다
% - 제어기 설계란 결국 **극점이 원하는 자리에 오도록 $K$ 를 고르는 일**이 된다
%
% 오늘 이 그림에 익숙해져 두면 6주차가 훨씬 쉬워집니다.
%% 10. 감쇠 상태별 응답
% 위 그림의 대표 지점들이 실제로 어떤 응답을 만드는지 봅니다.
%
% 눈여겨볼 점은 **임계감쇠 $\zeta=1$ 이 "진동 없이 가장 빠른" 지점**이라는 것입니다.
% 감쇠를 더 키우면 진동은 여전히 없지만 오히려 느려집니다.
% 극점 하나가 원점 쪽으로 되돌아오면서 그 느린 극점이 응답을 지배하기 때문입니다.
%
% 극점 위치와 응답을 **나란히** 놓고 보면 대응이 한눈에 들어옵니다.
%
% ![극점이 어디 있는지와 응답이 어떻게 생겼는지](w02_damping.png)
%
% **그림 파일** `w02_damping.png` — `make_figures.m` 의 `fig_w02_damping`
%   · 다시 만들려면 `make_figures('w02_damping')`
%
% **만드는 곳** — `make_figures.m` 의 `fig_w02_damping`
% **직접 바꿔 보려면** — 이 절 아래 코드에서 `bi` 목록에 값을 더해 실행
%
% 그림 해석
%
% | 관찰 위치 | 관찰 내용 | 해석 |
% |---|---|---|
% | 왼쪽 점선 원 | 다섯 극점이 모두 원 위에 | $\omega_n$ 이 같고 $\zeta$ 만 다르다 |
% | 원이 허수축과 만나는 곳 | $\zeta = 0$ | 오른쪽에서 영원히 진동한다 |
% | 원이 실축과 만나는 곳 | $\zeta = 1$ | 진동 없이 가장 빠른 자리 |
% | 실축 위 두 점 ($\zeta=2$) | 극점이 갈라졌다 | 느린 쪽이 응답을 지배해 오히려 느리다 |
% | 오른쪽 $\zeta=0.3$ 곡선 | 가장 크게 넘어간다 | 각이 넓을수록 오버슈트가 크다 |
%
% 왼쪽 그림에서 점선 원의 반지름이 $\omega_n$ 입니다. **다섯 경우가 모두 같은 원 위에**
% 있습니다. $\zeta$ 만 다르므로 각도만 다릅니다.
%
% - $\zeta = 0$ — 극점이 허수축 위. 영원히 흔들린다
% - $\zeta = 0.3$ — 각이 넓다. 많이 넘어간다
% - $\zeta = 0.707$ — 각이 $45^\circ$. 오버슈트 약 $4.3\%$
% - $\zeta = 1$ — 두 극점이 실축에서 만난다. 진동이 없는 가장 빠른 지점
% - $\zeta = 2$ — 실극점 둘로 갈라진다. 느린 쪽이 응답을 지배해 오히려 느려진다
t3 = 0:0.01:30;
for bi = [0.2 1.0 2.0 3.0]
    plot(t3, step(1/(m*s^2+bi*s+k), t3), 'LineWidth',2); hold on
end
yline(1/k,'k--','LineWidth',1.5); grid on
xlabel('시간 [s]'); ylabel('변위 x [m]'); title('댐퍼 값에 따른 계단응답')
legend('b=0.2 (부족감쇠)','b=1.0 (부족감쇠)', ...
       'b=2.0 (임계감쇠)','b=3.0 (과감쇠)','Location','southeast')
%% 11. 영점은 무슨 일을 하는가
% 간단히 말하면 이렇습니다.
%
% - **극점**은 응답의 재료를 정한다
% - **영점**은 그 재료를 얼마씩 섞을지를 정한다
%
% 그래서 극점을 그대로 두고 영점만 바꾸면, 진동 주파수와 감쇠 속도는 똑같은데
% 초반 모양만 달라집니다.
%
% 아래 그림에서 **오른쪽 영점** $s=+2$ 인 경우를 특히 눈여겨보십시오.
% 응답이 처음에 **반대 방향으로 갔다가** 돌아옵니다.
%
% 이건 실제로 있는 현상입니다. 비행기 고도를 올리려고 조종간을 당기면 순간적으로
% 고도가 살짝 내려갔다가 올라갑니다. 꼬리날개가 먼저 아래로 눌리기 때문입니다.
%
% 이런 시스템은 제어하기 까다롭습니다. 올라가라고 했는데 내려가니 제어기가
% "더 세게 당겨야 하나?" 하고 혼동하기 때문입니다.
%
% ![영점이 원점에 가까울수록 오버슈트가 커진다](w02_zero_effect.png)
%
% **그림 파일** `w02_zero_effect.png` — `make_figures.m` 의 `fig_zero_effect`
%   · 다시 만들려면 `make_figures('w02_zero_effect')`
%
% **만드는 곳** — `make_figures.m` 의 `fig_zero_effect`
% **직접 바꿔 보려면** — 영점을 $+2$ 처럼 **우반면**에 두어 보십시오.
% 응답이 처음에 반대로 가는 것을 볼 수 있습니다 (역응답)
%
% 그림 해석
%
% | 관찰 위치 | 관찰 내용 | 해석 |
% |---|---|---|
% | 검은 굵은 점선 | 영점이 없을 때 | 기준. 첫 봉우리 $1.37$ |
% | 노란 곡선 (영점 $-10$) | 검은 점선과 **거의 포개진다** | 영점이 멀면 없는 것과 같다 |
% | 빨간 곡선 (영점 $-2$) | 첫 봉우리 $1.42$ | 조금 커졌다 |
% | 파란 곡선 (영점 $-0.5$) | 첫 봉우리 $2.12$ | **극점보다 원점에 가까우니 오버슈트가 크다** |
% | 네 곡선의 최종값 | 전부 $1$ | 영점은 정상상태를 안 바꾼다 |
% | 파란 곡선이 초반에 가장 가파른 것 | 미분 성분이 섞였다 | 영점은 **미분기와 같은 일**을 한다 |
%
% 왜 그런가 — $(s+z)G(s)$ 를 풀어 쓰면 $sG(s) + zG(s)$ 입니다.
% 앞항이 **미분**입니다. $z$ 가 작을수록 미분 성분의 비중이 커져 초반이 가팔라집니다.
%
% 4주차의 오버슈트 공식은 **영점이 없다**고 가정한 것입니다.
% 그래서 영점이 가까이 있으면 공식이 어긋납니다. 7주차에서 이 문제를 다시 만납니다.
Gb = 4/(s^2+2*s+4);
t4 = 0:0.01:8;
plot(t4, step(Gb,t4), 'LineWidth',2); hold on
plot(t4, step(Gb*(s/2+1),t4), 'LineWidth',2)
plot(t4, step(Gb*(-s/2+1),t4), 'LineWidth',2)
yline(1,'k--'); grid on
xlabel('시간 [s]'); ylabel('y(t)'); title('극점은 그대로, 영점만 바꿨을 때')
legend('영점 없음','왼쪽 영점 (s=-2)','오른쪽 영점 (s=+2)','Location','southeast')
%% 12. 전달함수의 한계
% 질문 하나를 던져 봅니다.
%
% **"물체를 $0.5\,\mathrm{m}$ 당겨 놓고 힘을 전혀 주지 않은 채 놓았다. 어떻게 되는가?"**
%
% 전달함수로 답해 보면 입력 $F=0$ 이므로 $X(s) = G(s)\cdot 0 = 0$ 입니다.
% 즉 **"아무 일도 안 일어난다"** 고 답합니다. 명백히 틀렸습니다.
%
% 이유는 3단계에서 초기조건을 $0$ 으로 두고 버렸기 때문입니다.
% 전달함수는 입력과 출력의 관계만 담을 뿐, **시스템 내부가 지금 어떤 상태인지는
% 담지 못합니다.**
%
% 못 담는 것이 초기조건만은 아닙니다. 한 장으로 정리하면 이렇습니다.
%
% ![전달함수가 못 다루는 것 세 가지](w02_tf_limits.png)
%
% **그림 파일** `w02_tf_limits.png` — `make_figures.m` 의 `fig_w02_tf_limits`
%   · 다시 만들려면 `make_figures('w02_tf_limits')`
%
% **만드는 곳** — `make_figures.m` 의 `fig_w02_tf_limits`
%
% 그림 해석
%
% | 관찰 위치 | 관찰 내용 | 해석 |
% |---|---|---|
% | 왼쪽 위 두 곡선 | 초기값 0.8 만큼 통째로 어긋난다 | 전달함수는 초기조건을 버렸다 |
% | 오른쪽 위 | 입력 3 과 1.2 의 결과가 다르다 | 포화를 모른다 |
% | 왼쪽 아래 | 각이 작을 때만 두 곡선이 겹친다 | 동작점 근처에서만 맞다 |
% | 오른쪽 아래 | 곡선 하나로 시스템이 요약된다 | 그래도 쓰는 이유 |
%
% | 한계 | 발생하는 현상 | 다루는 주차 |
% |---|---|---|
% | 초기조건을 $0$ 으로 본다 | 당겨 놓고 놓으면 아무 일도 없다고 답한다 | 3주차 상태공간 |
% | 비선형을 모른다 | 구동기가 포화해도 그대로 계산한다 | 6주차 · 10주차 |
% | 한 동작점에서만 맞다 | 크게 움직이면 어긋난다 | 3주차 선형화 |
%
% 그런데도 학기 내내 전달함수를 쓰는 이유는 오른쪽 아래 칸에 있습니다.
% **미분방정식을 풀지 않고 블록을 곱셈으로 이어 붙일 수 있기 때문**입니다.
% 설계는 거기서 합니다. 그리고 **검증은 반드시 Simulink 로** 합니다.
%
% 이 한계를 넘으려면 **세 번째 표현**이 필요합니다. 다음 절에서 소개합니다.
%% 12-1. 세 번째 표현 — 상태공간
% 오늘의 네 단계는 여기서 끝나지 않습니다. **한 칸이 더 있습니다.**
%
% $$\text{미분방정식} \rightarrow \text{라플라스} \rightarrow
%   \text{전달함수} \rightarrow \text{상태공간}$$
%
% 앞 절에서 본 한계의 원인은 하나였습니다 —
% **라플라스 변환할 때 초기조건을 $0$ 으로 두고 버렸다**는 것입니다.
%
% 그러면 **버리지 않는 길**로 가면 됩니다.
% 라플라스 변환을 아예 하지 않고, 미분방정식을 그대로 두는 것입니다.
%
% **아이디어 — 2계 미분방정식 하나를 1계 두 개로 쪼갠다**
%
% 컴퓨터는 1계 미분방정식만 풀 줄 압니다. 그래서 2계짜리를 1계 두 개로 나눕니다.
% 나누려면 **무엇을 계속 기억하고 있어야 하는지**를 정해야 합니다.
%
% 질량-스프링-댐퍼에서 다음 순간을 계산하려면 무엇을 알아야 하는가?
%
% - **위치만?** 부족합니다. 같은 자리라도 날아가는 중인지 멈춰 있는지 다릅니다
% - **위치와 속도?** 충분합니다. 이 둘과 앞으로 들어올 힘만 알면 미래가 정해집니다
%
% 그래서 이 둘을 **상태**(state)라고 부르고 이름을 붙입니다.
%
% $$x_1 = x \;(\text{위치}), \qquad x_2 = \dot{x} \;(\text{속도})$$
%
% 이제 각 상태의 미분을 **상태와 입력만으로** 적습니다.
%
% $$\dot{x}_1 = \dot{x} = x_2$$
%
% $$\dot{x}_2 = \ddot{x} = \frac{1}{m}\left(F - b\dot{x} - kx\right)
%              = -\frac{k}{m}x_1 - \frac{b}{m}x_2 + \frac{1}{m}F$$
%
% 둘째 줄은 오늘 2절에서 세운 운동방정식을 $\ddot{x}$ 에 대해 푼 것뿐입니다.
% **새로운 물리는 하나도 없습니다.** 같은 식을 다르게 적었을 뿐입니다.
%% 12-2. 행렬로 묶으면 두 줄이 됩니다
% 위 두 식의 계수만 뽑아 행렬로 적습니다.
%
% $$\left[\begin{array}{c}\dot{x}_1\\ \dot{x}_2\end{array}\right] =
%   \left[\begin{array}{cc} 0 & 1\\ -\frac{k}{m} & -\frac{b}{m}\end{array}\right]
%   \left[\begin{array}{c}x_1\\ x_2\end{array}\right] +
%   \left[\begin{array}{c}0\\ \frac{1}{m}\end{array}\right] F$$
%
% 우리가 재는 것이 위치라면
%
% $$x = \left[\begin{array}{cc}1 & 0\end{array}\right]
%       \left[\begin{array}{c}x_1\\ x_2\end{array}\right] + 0\cdot F$$
%
% 이 두 줄을 기호로 쓴 것이 **상태공간 표현**입니다.
%
% $$\dot{x} = Ax + Bu, \qquad y = Cx + Du$$
%
% 네 행렬의 뜻만 지금 알아 두면 됩니다.
%
% | 행렬 | 크기 | 담고 있는 정보 |
% |---|---|---|
% | $A$ | $2\times 2$ | 아무도 안 건드려도 시스템이 저 혼자 어떻게 움직이는가 |
% | $B$ | $2\times 1$ | 입력이 어느 상태를 얼마나 밀어 주는가 |
% | $C$ | $1\times 2$ | 여러 상태 중 우리가 실제로 볼 수 있는 것은 무엇인가 |
% | $D$ | $1\times 1$ | 입력이 출력에 곧바로 튀어나오는 몫 (대개 $0$) |
%
% **왜 이것이 초기조건 문제를 푸는가** — 상태 $x_1, x_2$ 가 식 안에 그대로
% 살아 있습니다. 시작할 때 $x_1(0) = 0.5$ 라고 넣어 주면 됩니다.
% 전달함수에는 그 값을 넣을 자리가 아예 없었습니다.
%
% **오늘은 여기까지입니다.** 상태를 고르는 요령, 표현이 여러 개인 이유,
% 상태공간으로만 할 수 있는 일은 **3주차 4~6절**에서 제대로 다룹니다.
% 오늘은 "세 번째 표현이 있고, 그것이 초기조건을 담는다" 만 알면 됩니다.
%% 12-3. `ss` — 오늘의 마지막 새 명령
% - **하는 일** — 네 행렬 $A, B, C, D$ 로 상태공간 모델을 만든다
% - **입력** — `ss(A, B, C, D)`. 행렬 네 개
% - **출력** — 상태공간 객체. `tf` 로 만든 것과 거의 똑같이 쓸 수 있다
%
% 함께 알아 둘 것
%
% - `tf(sys)` — 상태공간을 전달함수로 바꾼다
% - `ss(G)` — 전달함수를 상태공간으로 바꾼다
% - `initial(sys, x0, t)` — **초기조건에서 출발한 응답**. `tf` 에는 없는 기능
%
% 계수 벡터로 오가는 `ss2tf` · `tf2ss` 와, 변환하면 상태의 뜻이 바뀌는 문제는
% `W02_04_ss_tf_conversion.m` 에서 손계산과 함께 다룹니다.
%
% 주의
%
% - $A$ 는 정사각행렬이어야 하고, $B$ 의 행 수가 $A$ 와 같아야 한다
% - $C$ 의 열 수도 $A$ 와 같아야 한다. 크기가 안 맞으면 바로 오류가 난다
% - `initial` 의 $x_0$ 는 **열벡터**로 준다
%
% 이제 손으로 만든 행렬이 정말 같은 시스템인지 확인해 봅니다.
A_hand = [0 1; -k/m, -b/m];
B_hand = [0; 1/m];
C_hand = [1 0];
D_hand = 0;
sys_ss = ss(A_hand, B_hand, C_hand, D_hand);
A_hand
B_hand
C_hand
D_hand
%%
tf(sys_ss)                   % 상태공간을 전달함수로 되돌린 것
%%
sort(pole(G))'               % 4단계에서 구한 G(s) 의 극점
sort(pole(tf(sys_ss)))'      % 상태공간에서 되돌린 것의 극점. 같아야 한다
%% 12-4. 이제 아까 그 질문에 답할 수 있습니다
% **"물체를 $0.5\,\mathrm{m}$ 당겨 놓고 힘 없이 놓았다. 어떻게 되는가?"**
%
% 상태공간에는 초기조건을 넣을 자리가 있으므로 `initial` 로 바로 답합니다.
% 물리적으로 기대하는 답은 **진동하며 제자리로 돌아온다** 입니다.
t5 = 0:0.01:40;
plot(t5, initial(sys_ss, [0.5;0], t5), 'LineWidth',2); hold on
plot(t5, zeros(size(t5)), 'k--', 'LineWidth',2)
yline(0,'k:'); grid on
xlabel('시간 [s]'); ylabel('변위 x [m]')
title('0.5 m 당겨 놓고 놓았을 때 (F = 0)')
legend('상태공간이 주는 답','전달함수가 주는 답 (항상 0)','Location','northeast')
%%
% 파란 곡선이 우리가 기대한 답입니다. 검은 점선이 전달함수의 답이고요.
%
% **이것으로 오늘의 사슬이 완성되었습니다.**
%
% | 표현 | 유도 방법 | 용도 | 초기조건 |
% |---|---|---|---|
% | 미분방정식 | 자유물체도에서 | 물리를 그대로 담는다 | 담긴다 |
% | 전달함수 | 라플라스 변환 | **설계.** 블록을 곱셈으로 잇는다 | 못 담는다 |
% | 상태공간 | 1계 두 개로 쪼개기 | **해석과 현대제어** (11~13주차) | 담긴다 |
%
% 다음 절에서 이 셋을 Simulink 에 나란히 놓고 **정말 같은지** 확인합니다.
%% 13. Simulink 로 확인하기 — 세 표현을 나란히
% 모델 `W02_MSD_ThreeWays.slx` 에는 **오늘 배운 세 표현이 그대로 하나씩**
% 들어 있습니다. 위에서 아래로 세 갈래입니다.
%
% | 경로 | 구성 방식 | 해당 절 |
% |---|---|---|
% | **A** | `Integrator` 블록 두 개 | 2~3절 미분방정식 |
% | **B** | `Transfer Fcn` 블록 | 5절 전달함수 |
% | **C** | `State-Space` 블록 | 12-2절 상태공간 |
%
% 셋을 같은 입력으로 동시에 구동하고 Scope 한 화면에 겹쳐 봅니다.
%% 13-1. 처음 보는 블록 세 가지
% 모델을 열기 전에 블록 이름을 짚고 갑니다. **처음 보는 것이 셋 있습니다.**
%
% | 블록 | 라이브러리 | 기능 | 대응하는 개념 |
% |---|---|---|---|
% | `Integrator` | Continuous | 들어온 신호를 **시간에 대해 적분**한다. 기호가 $1/s$ 다 | $\ddot{x} \to \dot{x} \to x$ 로 내려가는 계단 |
% | `Transfer Fcn` | Continuous | 분자·분모 계수를 넣으면 그 전달함수로 동작한다 | 5절의 $G(s) = 1/(ms^2+bs+k)$ |
% | `State-Space` | Continuous | 행렬 $A,B,C,D$ 를 넣으면 그 상태공간으로 동작한다 | 12-2절의 네 행렬 |
% | `Mux` | Signal Routing | 신호 여러 개를 **한 다발로 묶는다.** 계산은 안 한다 | 세 경로를 Scope 하나에 넣으려고 |
%
% `Integrator` 를 두 개 쓰는 이유
%
% - 운동방정식을 $\ddot{x} = (F - b\dot{x} - kx)/m$ 로 정리한다
% - 왼쪽 끝에서 $\ddot{x}$ 를 만들고 적분하면 $\dot{x}$
% - 한 번 더 적분하면 $x$
% - 그 $x$ 와 $\dot{x}$ 를 다시 앞으로 되먹여 $kx$ 와 $b\dot{x}$ 를 만든다
%
% **즉 블록선도가 곧 미분방정식입니다.** 되먹임 선 두 개가 스프링과 댐퍼입니다.
%
% `Integrator` 와 `Transfer Fcn` 의 결정적 차이
%
% - `Integrator` 를 더블클릭하면 `Initial condition` 칸이 **있다**
% - `Transfer Fcn` 을 더블클릭하면 그 칸이 **없다**
% - `State-Space` 에는 `Initial conditions` 칸이 **있다**
%
% 12절에서 말로 설명한 한계가 **블록 다이얼로그에 그대로 있습니다.**
% 모델을 열면 직접 확인해 보십시오.
%% 13-2. 두 가지 실험
% `W02_03_run_simulink.m` 이 실험을 두 번 합니다.
%
% **실험 1 — 초기조건 $0$, 계단 입력**
%
% 세 응답이 **완전히 겹칩니다** (차이가 $10^{-6}$ 수준).
% 계산 방식은 전혀 다른데 답이 같은 이유는 셋 다 결국 같은 미분방정식이기 때문입니다.
%
% **실험 2 — 초기조건 $0.5\,\mathrm{m}$**
%
% **경로 B 만 반응하지 못합니다.** 넣을 칸이 없으니 당연합니다.
% A 와 C 는 진동하며 제자리로 돌아옵니다.
%
% 이 두 실험이 오늘 배운 것을 한 번에 확인해 줍니다 —
% **세 표현은 같은 것이지만, 담는 정보는 다르다.**
%
% 모델은 모델을 열고 `Ctrl+T` 를 눌러도 실행됩니다. Scope 가 자동으로 열립니다.
%% 13-3. 오늘 나온 명령을 여러 가지로 써 본다
% 같은 시스템을 세 가지 표현으로 오갈 수 있다는 것이 오늘의 요지였습니다.
% 그 왕복을 명령으로 어떻게 하는지 한자리에 모았습니다.
%
% | 호출 형태 | 무엇이 나오는가 | 언제 쓰는가 |
% |---|---|---|
% | `zpk(z, p, k)` | 영점·극점·이득으로 만든 전달함수 | 극영점을 직접 지정할 때 |
% | `[z,p,k] = zpkdata(G,'v')` | 영점·극점·이득을 **벡터로** 꺼낸다 | 값을 계산에 쓸 때 |
% | `[num,den] = tfdata(G,'v')` | 분자·분모 계수를 벡터로 | 계수가 필요할 때 |
% | `[A,B,C,D] = ssdata(sys)` | 네 행렬을 꺼낸다 | 상태공간으로 계산할 때 |
% | `ss(G)` | 전달함수를 상태공간으로 | 초기조건을 주고 싶을 때 |
% | `tf(sysSS)` | 상태공간을 전달함수로 | 극점·영점을 보고 싶을 때 |
% | `minreal(G)` | 극영점 상쇄를 정리한 최소실현 | 차수가 부풀었을 때 |
% | `impulse(G,t)` | 임펄스응답 | 계단응답의 **미분**과 같다 |
% | `initial(sysSS, x0, t)` | 입력 없이 초기조건만으로의 응답 | 전달함수로는 못 하는 일 |
%
% 두 번째 칸의 `'v'` 는 "벡터로 달라" 는 뜻입니다.
% 빼면 셀 배열로 나와 다루기 번거롭습니다.
s = tf('s');
% (1) 같은 시스템을 세 방식으로 만들고 대조한다
Ga = tf(4, [1 0.8 4]);
Gb = zpk([], roots([1 0.8 4]).', 4);
Gc = 4/(s^2 + 0.8*s + 4);
norm(Ga - Gc, inf)           % tf 대 s 연산자
norm(tf(Gb) - Gc, inf)       % tf 대 zpk
%%
% (2) 값을 꺼내는 세 가지 명령
[zz, pp_, kk] = zpkdata(Gc, 'v');
zz'                          % 영점 (없으면 빈 것)
pp_'                         % 극점
kk                           % 이득
%%
[nn, dd] = tfdata(Gc, 'v');
nn                           % 분자 계수
dd                           % 분모 계수
%%
% (3) 극영점 상쇄가 있으면 minreal 이 정리해 준다
Gcancel = (s+2)/((s+1)*(s+2));
pole(Gcancel)'                       % 상쇄 전
pole(minreal(Gcancel, 1e-6))'        % minreal 뒤
%%
% (4) 임펄스응답은 계단응답의 미분이다
tt = (0:0.001:15)';
ys = step(Gc, tt);
yi = impulse(Gc, tt);
max(abs(yi(2:end) - diff(ys)/0.001))   % 두 방법의 차이 (수치미분 오차)
%%
% (5) 전달함수로는 못 하고 상태공간으로만 되는 일
Gss = ss([0 1; -4 -0.8], [0; 4], [1 0], 0);   % 물리 상태 : 위치와 속도
y_ini = initial(Gss, [0.5; 0], tt);
y_ini(1)                     % 시작. 초기 위치 0.5 에서 놓았다
y_ini(end)                   % 끝. 0 으로 돌아온다
%% 14. 오늘의 정리
% - 모델링은 **물리법칙 → 미분방정식 → 라플라스 변환 → 전달함수** 네 단계다.
%   어떤 시스템이든 절차는 같고 바뀌는 것은 1단계의 물리 법칙뿐이다
% - 2차 시스템은 $\omega_n$ 과 $\zeta$ 두 숫자로 요약된다
% - 극점은 특성방정식의 근이고, 응답에 나타나는 모드 $e^{pt}$ 의 지수다
% - 극점이 전부 좌반면에 있으면 안정, 우반면에 하나라도 있으면 불안정
% - 영점은 모드가 섞이는 비율을 바꾼다. 오른쪽 영점은 응답을 잠깐 반대로 보낸다
% - **전달함수는 초기조건을 담지 못한다.** 그 한계를 넘는 것이 상태공간이다
% - 상태공간은 2계 미분방정식을 **1계 두 개로 쪼갠 것**이다.
%   $\dot{x}=Ax+Bu$, $y=Cx+Du$ 두 줄이고, 상태가 식 안에 살아 있어
%   초기조건을 그대로 넣을 수 있다
% - **같은 시스템의 세 표현** — 미분방정식 · 전달함수 · 상태공간.
%   Simulink 의 세 경로가 그것을 눈으로 확인해 준다
%% 다음 주 예고
% 3주차에서는 두 가지를 합니다.
%
% - **블록선도** — 시스템 여러 개가 직렬 · 병렬 · 되먹임으로 얽혀 있을 때
%   전체 전달함수를 구하는 규칙
% - **선형화** — 이번 학기 전반부에서 가장 중요한 개념
%
% 세상의 거의 모든 시스템은 사실 **비선형**입니다. 우리가 지금까지 쓴 선형 이론을
% 어떻게 적용할 수 있는가? 그 답이 선형화입니다.
%
% 진자를 예로 들어, 같은 시스템인데도 어느 지점 근처에서 선형화하느냐에 따라
% 안정한 모델이 나오기도 하고 불안정한 모델이 나오기도 하는 것을 직접 확인합니다.
